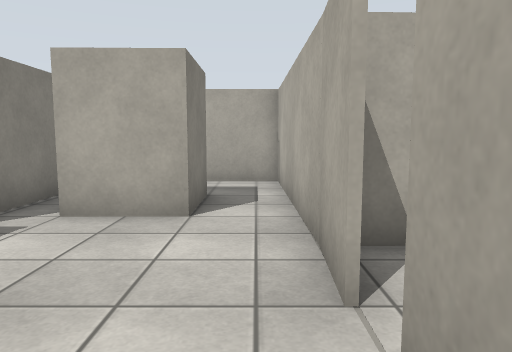
View 1 (above)

16 first-person views from a walk through a Gazebo world. The camera is 1.2 m above the floor, tilts 6° down and sees 70° across. The floor is counted in squares, 1 m on a side. Each view is taken from the middle of a square. On the plan, view 1 faces up. The plan holds only what a view shows up to about 14 squares ahead; the rest is blank. Surface patterns are stand-ins for the level's own textures.

View 2
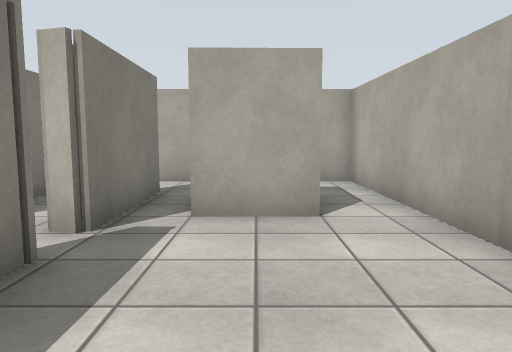

View 3
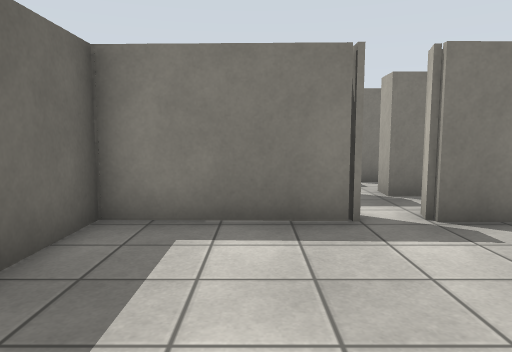

View 4
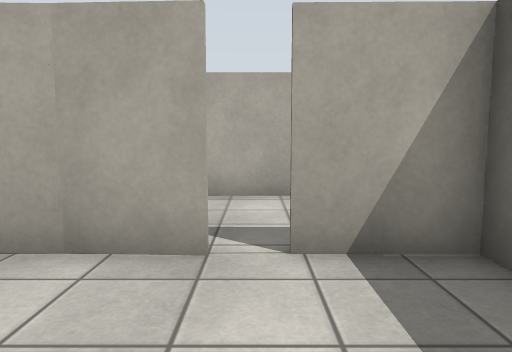

View 5
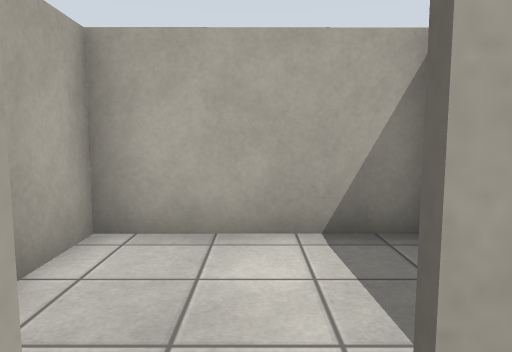

View 6
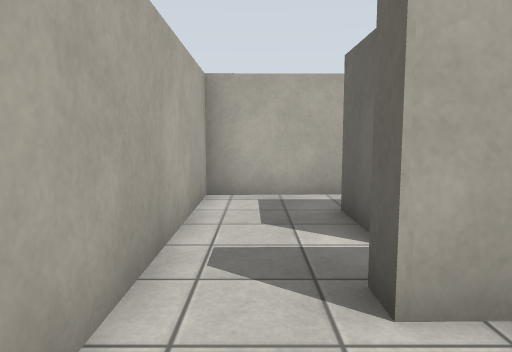

View 7
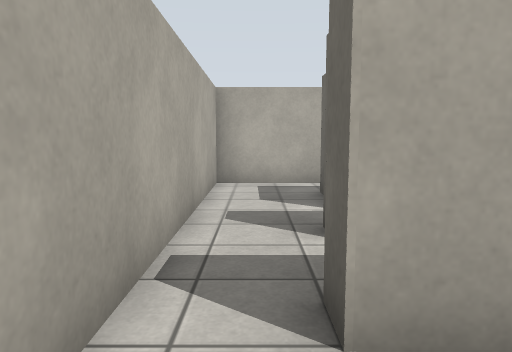

View 8
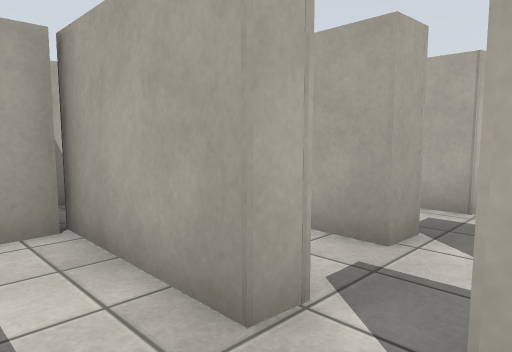

View 9
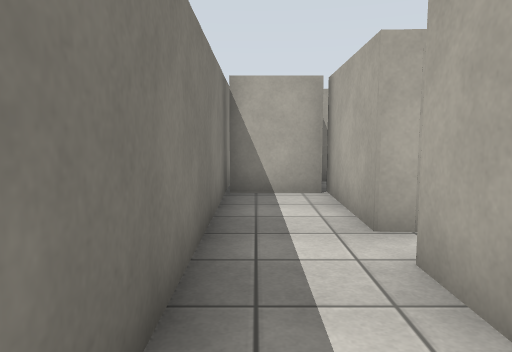

View 10
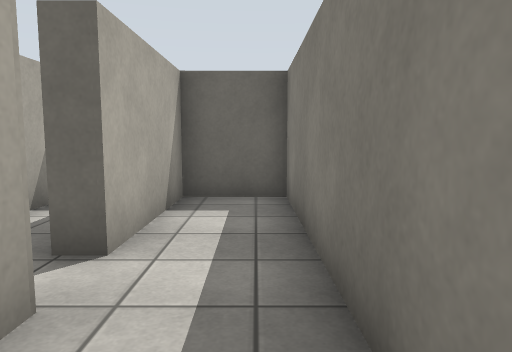

View 11
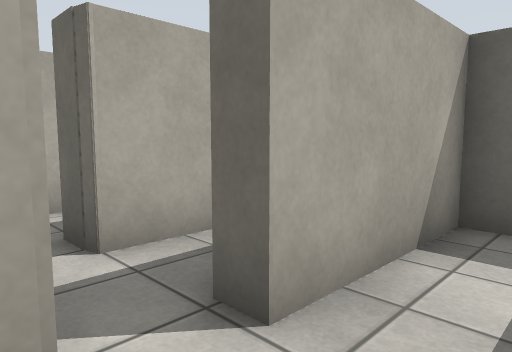

View 12
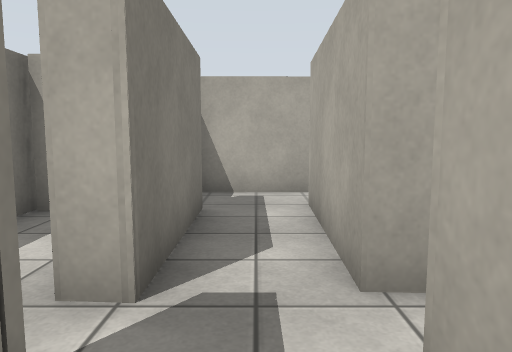

View 13
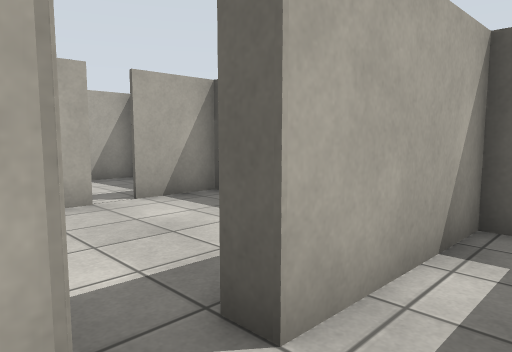

View 14
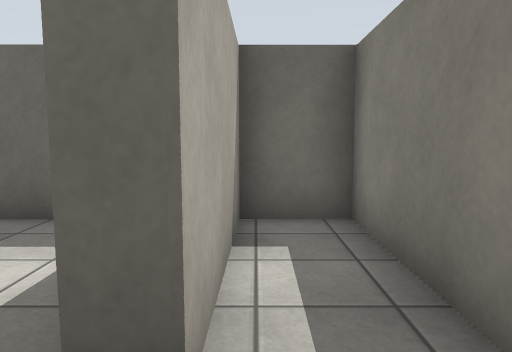

View 15
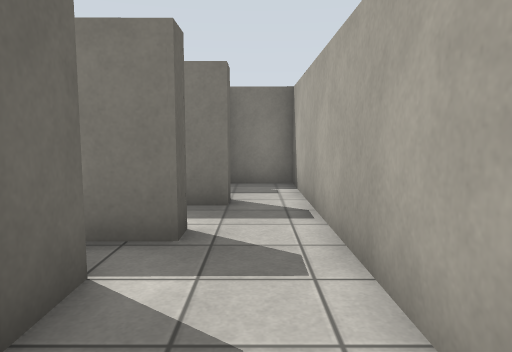

View 16
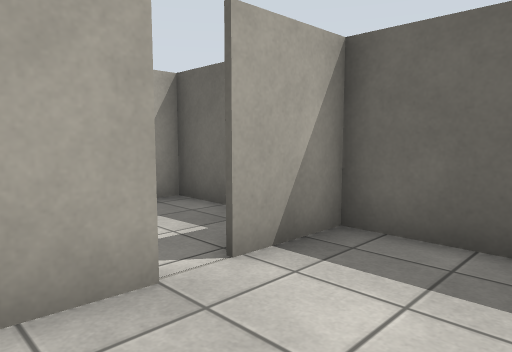

### Floor plan
Points are (right, up) in squares from view 1. A wall is a line through its corners. A room is listed if a view was taken in it or the views show most of it. See-through windows are left out.
Room 1 (views 1, 2, 4, 5, 16)
walls: (-1, 5.5) (-3, 5.5); (-4.7, 3.5) (-4.1, 3.5) (-4.1, -0.3); (0.7, 2.5) (0.7, 5.4); (-4.6, 5.4) (-4.6, 4.6); (-4.4, -0.3) (0.7, -0.3) (0.7, 1.7); (-4.1, 8.1) (-4.1, 4.4)
ways out: opening at (1, 2) to room 2; opening at (-4, 4) to room 3; opening at (0, 6.5) to room 6
Room 2 (view 3)
walls: (2.9, -0.3) (4.5, -0.3) (4.5, 4) (1.2, 4)
ways out: opening at (1, 2) to room 1
Room 3 (views 6, 13, 14)
walls: (-6.4, 5.5) (-6.4, 4.7) (-7.2, 4.7); (-6.4, 3.2) (-6.4, -0.3) (-4.8, -0.3) (-4.7, 3.5); (-7.2, 3.5) (-6.4, 3.5); (-4.1, 4.4) (-4.7, 4.6) (-4.7, 5.4); (-4.6, 7.3) (-4.6, 8.1); (-7.1, 8.5) (-6.4, 8.5) (-6.4, 7.1); (-4.6, 10) (-7.5, 10)
ways out: opening at (-4, 4) to room 1; opening at (-7, 4) to room 4; opening at (-7, 9) to room 4; opening at (-4, 9) to room 6
Room 4 (views 7, 12)
walls: (-7.2, 4.7) (-7.1, 8.5); (-9.5, 3.5) (-8.9, 3.5); (-8.9, 8.2) (-8.9, 4.6) (-9.5, 4.6); (-7.3, 0.4) (-7.2, 3.5); (-7.5, 10) (-9.5, 10) (-9.6, 8.2)
ways out: opening at (-7, 4) to room 3; opening at (-7, 9) to room 3; opening at (-9, 4) to room 5
Room 5 (views 8, 9, 10, 11)
walls: (-9.5, 4.6) (-9.4, 8.2); (-9.5, 7.9) (-11.6, 7.9); (-11.7, 8.9) (-11.6, -0.3) (-9.5, -0.3) (-9.5, 3.5)
ways out: opening at (-9, 4) to room 4
Room 6 (view 15)
walls: (-3.1, 7.6) (-1, 7.6) (-1, 5.5); (0.7, 5.4) (0.8, 10) (-4.6, 10); (-4.6, 8.1) (-4.1, 8.1)
ways out: opening at (0, 6.5) to room 1; opening at (-4, 9) to room 3

Where each view was taken, in squares from view 1:
view 1: 0 up, 0 right, facing up
view 2: 0 up, 2 left, facing up
view 3: 2 up, 1 right, facing left
view 4: 2 up, 3 left, facing right
view 5: 2 up, 0 right, facing right
view 6: 9 up, 7 left, facing right
view 7: 9 up, 9 left, facing right
view 8: 3 up, 11 left, facing up-right
view 9: 0 up, 11 left, facing up
view 10: 7 up, 11 left, facing down
view 11: 5 up, 11 left, facing down-right
view 12: 2 up, 8 left, facing up
view 13: 5 up, 6 left, facing down-right
view 14: 5 up, 5 left, facing down
view 15: 9 up, 0 right, facing left
view 16: 4 up, 2 left, facing down-right
